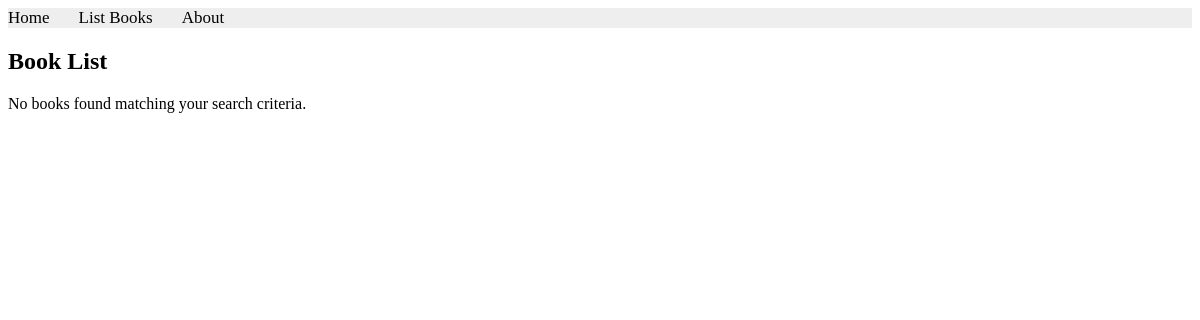
Page /books/simple_query/ on the earlier database version.
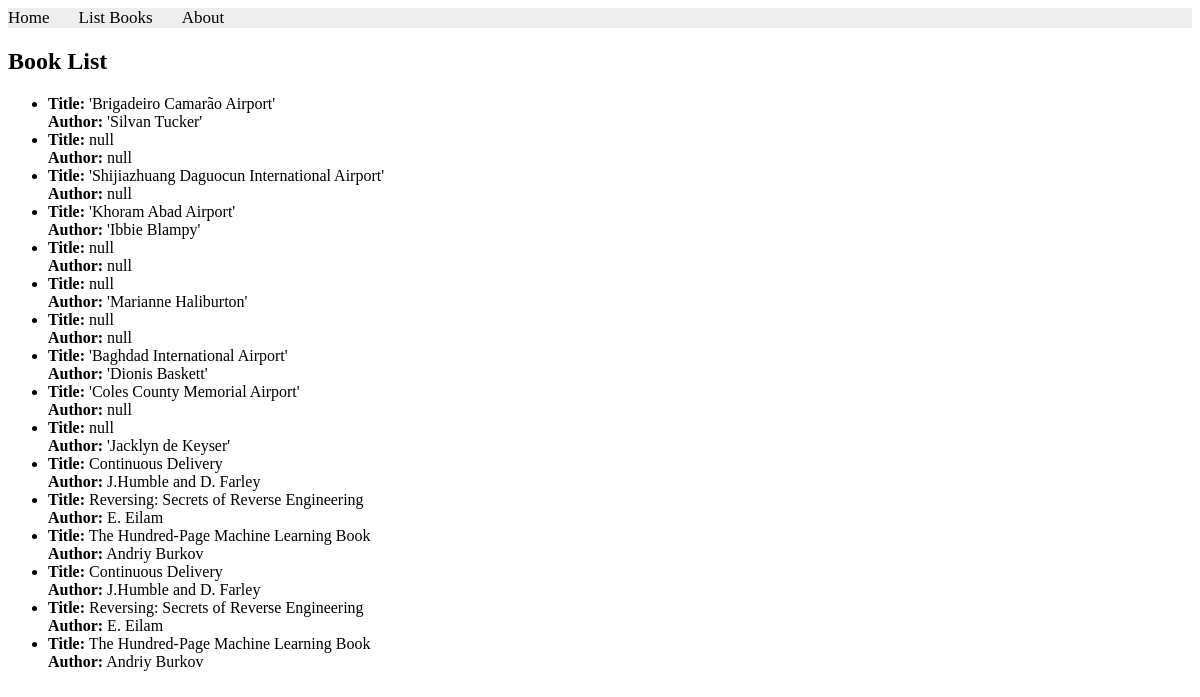
Same page on the later database version.
### apps/bookmodule/models.py (models this page shows)
class Book(models.Model):
    title = models.CharField(max_length=50)  # عنوان الكتاب
    author = models.CharField(max_length=50)  # اسم المؤلف
    price = models.FloatField(default=0.0)  # سعر الكتاب
    edition = models.SmallIntegerField(default=1)  # الإصدار

### apps/bookmodule/views.py (the view)
# urls.py: path('simple_query/', views.simple_query, name='simple_query'),
def simple_query(request):
    mybooks = Book.objects.all()  # جلب جميع الكتب
    return render(request, 'bookmodule/bookList.html', {'books':mybooks})

### apps/templates/bookmodule/bookList.html (shortened to what this page needs)
{% extends "bookmodule/layouts/base.html" %}
{% block content %}
<h2>Book List</h2>
{% if books %}
    <ul>
        {% for book in books %}
            <li>
                <strong>Title:</strong> {{ book.title }}<br>
                <strong>Author:</strong> {{ book.author }}
            </li>
        {% endfor %}
    </ul>
{% else %}
    <p>No books found matching your search criteria.</p>
{% endif %}
{% endblock content %}

### apps/templates/bookmodule/layouts/base.html (shortened to what this page needs)
<!DOCTYPE html>
<html>
{% load static %}
<head>
 <link rel="stylesheet" href="{% static 'styles.css' %}">
 <link rel="stylesheet" href="https://cdnjs.cloudflare.com/ajax/libs/fontawesome/4.7.0/css/font-awesome.min.css">
</head>
<body>
    {% include "bookmodule/includes/header.html" %}
    {% block content %} {% endblock content %}
</body>
</html>

### apps/templates/bookmodule/includes/header.html
{% with request.resolver_match.url_name as url_name %}
<div class="topnav">
    <a class="{% if url_name == 'books:index' %}active{% endif %}" href="{% url 'books:index' %}">Home</a>
    <a class="{% if url_name == 'books:list_books' %}active{% endif %}" href="{% url 'books:list_books' %}">List Books</a>
    <a class="{% if url_name == 'books:aboutus' %}active{% endif %}" href="{% url 'books:aboutus' %}">About</a>
</div>
{% endwith %}

### apps/static/styles.css (style rules this page uses)
.topnav { background-color: #eeeeee; width: 100%; }
.topnav a { color: #000000; text-align: center; margin-right: 25px; text-decoration: none; font-size: 17px; }

Differences in the rows shown:
added Book: title "'Brigadeiro Camarão Airport'", author "'Silvan Tucker'"
added Book: title "null", author "null"
added Book: title "'Shijiazhuang Daguocun International Airport'", author "null"
added Book: title "'Khoram Abad Airport'", author "'Ibbie Blampy'"
added Book: title "null", author "null"
added Book: title "null", author "'Marianne Haliburton'"
added Book: title "null", author "null"
added Book: title "'Baghdad International Airport'", author "'Dionis Baskett'"
added Book: title "'Coles County Memorial Airport'", author "null"
added Book: title "null", author "'Jacklyn de Keyser'"
added Book: title "Continuous Delivery", author "J.Humble and D. Farley"
added Book: title "Reversing: Secrets of Reverse Engineering", author "E. Eilam"
added Book: title "The Hundred-Page Machine Learning Book", author "Andriy Burkov"
added Book: title "Continuous Delivery", author "J.Humble and D. Farley"
added Book: title "Reversing: Secrets of Reverse Engineering", author "E. Eilam"
added Book: title "The Hundred-Page Machine Learning Book", author "Andriy Burkov"
Other differences:
text no longer shown: "No books found matching your search criteria."
